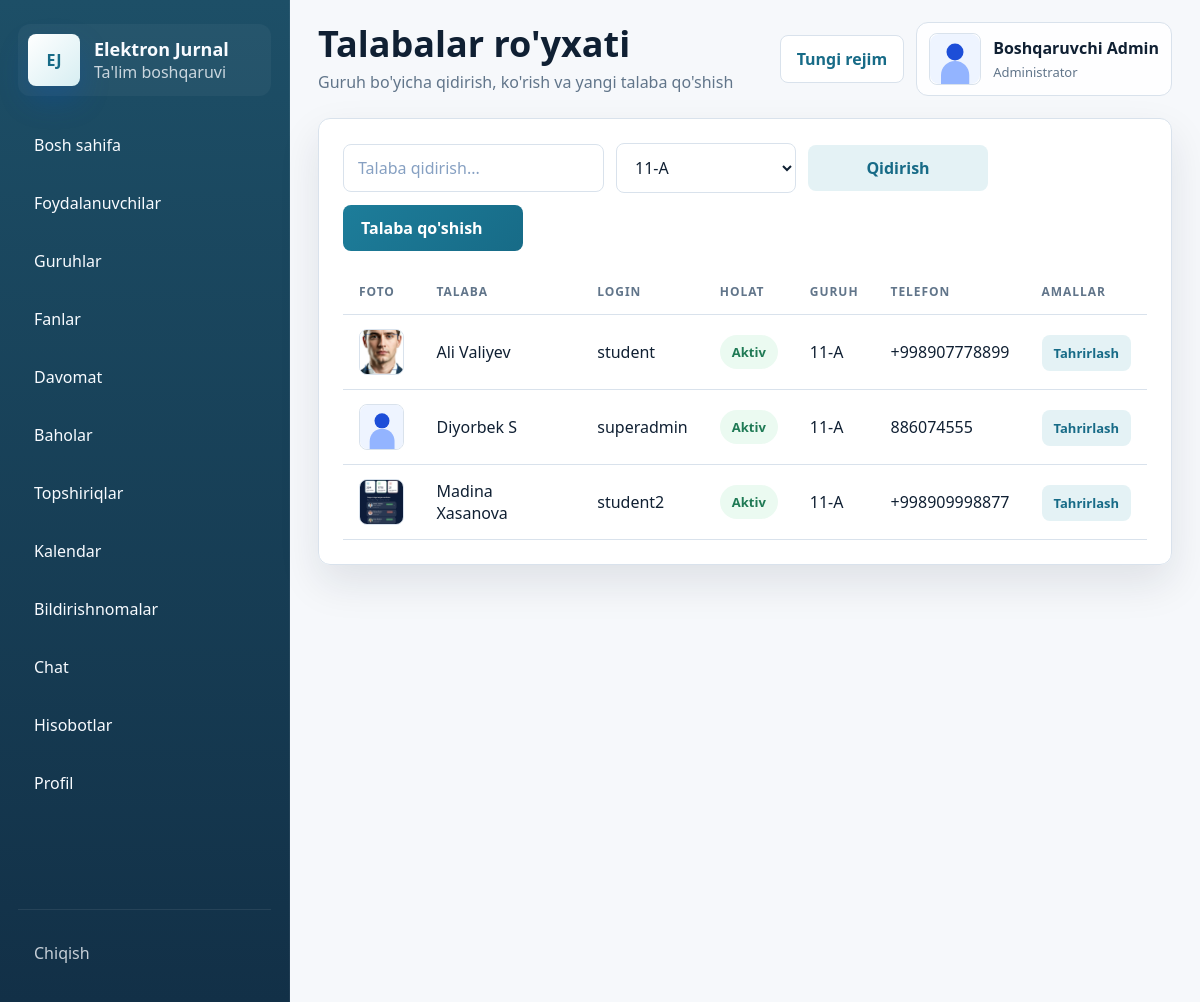
Page /students?group_id=1 (signed in) on the committed database.
### models.py (models this page shows, shortened)
class TimestampMixin:
    created_at = db.Column(db.DateTime, default=datetime.utcnow, nullable=False)

class User(UserMixin, TimestampMixin, db.Model):
    __tablename__ = "users"
    id = db.Column(db.Integer, primary_key=True)
    full_name = db.Column(db.String(150), nullable=False)
    username = db.Column(db.String(80), unique=True, nullable=False, index=True)
    password_hash = db.Column(db.String(255), nullable=False)
    role = db.Column(db.String(20), nullable=False, index=True)
    phone = db.Column(db.String(30))
    email = db.Column(db.String(120))
    image_path = db.Column(db.String(255))
    is_active = db.Column(db.Boolean, default=True, nullable=False)
    can_change_credentials = db.Column(db.Boolean, default=True, nullable=False)
    taught_subjects = db.relationship("Subject", back_populates="teacher", lazy="dynamic")
    student_group = db.relationship("StudentGroup", back_populates="student", uselist=False, cascade="all, delete-orphan")
    attendance_records = db.relationship("Attendance", back_populates="student", lazy="dynamic", foreign_keys="Attendance.student_id")
    grade_records = db.relationship("Grade", back_populates="student", lazy="dynamic", foreign_keys="Grade.student_id")
    grades_given = db.relationship("Grade", back_populates="teacher", lazy="dynamic", foreign_keys="Grade.teacher_id")
    assignments_created = db.relationship("Assignment", back_populates="teacher", lazy="dynamic", foreign_keys="Assignment.teacher_id")
    activities = db.relationship("ActivityLog", back_populates="user", lazy="dynamic")
    notifications = db.relationship("Notification", back_populates="user", lazy="dynamic", cascade="all, delete-orphan")
    chat_messages = db.relationship(
        "ChatMessage",
        back_populates="sender",
        lazy="dynamic",
        cascade="all, delete-orphan",
        foreign_keys="ChatMessage.sender_id",
    )
    assignment_submissions = db.relationship("AssignmentSubmission", back_populates="student", lazy="dynamic", cascade="all, delete-orphan")
    @property
    def group(self):
        return self.student_group.group if self.student_group else None

class Group(TimestampMixin, db.Model):
    __tablename__ = "groups"
    id = db.Column(db.Integer, primary_key=True)
    name = db.Column(db.String(80), unique=True, nullable=False)
    student_links = db.relationship("StudentGroup", back_populates="group", cascade="all, delete-orphan")
    subject_links = db.relationship("SubjectGroup", back_populates="group", cascade="all, delete-orphan")
    attendance_records = db.relationship("Attendance", back_populates="group", lazy="dynamic")
    assignments = db.relationship("Assignment", back_populates="group", lazy="dynamic")

### app.py (the view)
@app.route("/students")
@login_required
@role_required("admin", "teacher")
def student_list():
    query = User.query.filter_by(role="student")
    search = request.args.get("search", "").strip()
    group_id = request.args.get("group_id", "").strip()
    if current_user.role == "teacher":
        group_ids = [group.id for group in get_teacher_groups(current_user)]
        query = query.join(StudentGroup).filter(StudentGroup.group_id.in_(group_ids) if group_ids else False)
    if search:
        query = query.filter(or_(User.full_name.ilike(f"%{search}%"), User.username.ilike(f"%{search}%")))
    if group_id:
        query = query.join(StudentGroup).filter(StudentGroup.group_id == int(group_id))
    students = query.order_by(User.full_name).all()
    groups = Group.query.order_by(Group.name).all()
    return render_template("users/students.html", students=students, groups=groups, selected_group=group_id, search=search)

### app.py (called while the page is built)
@login_manager.user_loader
def load_user(user_id: str):
    return db.session.get(User, int(user_id))

def role_required(*roles):
    def decorator(view_func):
        @wraps(view_func)
        def wrapped(*args, **kwargs):
            if not current_user.is_authenticated:
                return login_manager.unauthorized()
            if current_user.role not in roles:
                abort(403)
            return view_func(*args, **kwargs)
        return wrapped
    return decorator

def avatar_url(user: User) -> str:
    if user.image_path:
        return url_for("static", filename=f"uploads/{user.image_path}")
    return url_for("static", filename="uploads/default-avatar.svg")

### templates/users/students.html (shortened to what this page needs)
{% extends "base.html" %}
{% block page_title %}Talabalar ro'yxati{% endblock %}
{% block page_subtitle %}Guruh bo'yicha qidirish, ko'rish va yangi talaba qo'shish{% endblock %}
{% block content %}
  <section class="panel-card">
    <form class="toolbar" method="get">
      <input type="text" name="search" placeholder="Talaba qidirish..." value="{{ search }}">
      <select name="group_id">
        {% for group in groups %}
          <option value="{{ group.id }}" {% if selected_group == group.id|string %}selected{% endif %}>{{ group.name }}</option>
        {% endfor %}
      </select>
      <button class="btn btn-secondary" type="submit">Qidirish</button>
      <a class="btn btn-primary" href="{{ url_for('add_user') }}">Talaba qo'shish</a>
    </form>
    <div class="table-wrap">
      <table class="table">
        <thead>
          <tr>
            <th>Foto</th>
            <th>Talaba</th>
              <th>Login</th>
              <th>Holat</th>
              <th>Guruh</th>
              <th>Telefon</th>
            {% if current_user.role in ['admin', 'teacher'] %}
              <th>Amallar</th>
            {% endif %}
          </tr>
        </thead>
        <tbody>
          {% for student in students %}
            <tr>
              <td data-label="Foto"><img class="avatar-table" src="{{ avatar_url(student) }}" alt="{{ student.full_name }}"></td>
              <td data-label="Talaba">{{ student.full_name }}</td>
              <td data-label="Login">{{ student.username }}</td>
              <td data-label="Holat">
                {% if student.is_active %}
                  <span class="status-badge status-present">Aktiv</span>
                {% else %}
                  <span class="status-badge status-absent">Bloklangan</span>
                {% endif %}
              </td>
              <td data-label="Guruh">{{ student.group.name if student.group else '-' }}</td>
              <td data-label="Telefon">{{ student.phone or '-' }}</td>
              {% if current_user.role in ['admin', 'teacher'] %}
                <td data-label="Amallar"><a class="btn btn-secondary btn-sm" href="{{ url_for('edit_user', user_id=student.id) }}">Tahrirlash</a></td>
              {% endif %}
            </tr>
          {% else %}
            <tr><td colspan="{% if current_user.role in ['admin', 'teacher'] %}7{% else %}6{% endif %}">Talabalar topilmadi.</td></tr>
          {% endfor %}
        </tbody>
      </table>
    </div>
  </section>
{% endblock %}

### templates/base.html (shortened to what this page needs)
<!DOCTYPE html>
<html lang="uz">
<head>
  <link rel="stylesheet" href="{{ url_for('static', filename='css/style.css') }}">
</head>
<body>
  {% if current_user.is_authenticated %}
    <div class="app-shell">
      <aside class="sidebar" id="sidebar">
        <a class="brand" href="{{ url_for('dashboard_router') }}">
          <div class="brand-logo">EJ</div>
          <div>
            <strong>Elektron Jurnal</strong>
            <span>Ta'lim boshqaruvi</span>
          </div>
        </a>
        <nav class="sidebar-nav">
          {% for endpoint, label in nav_items %}
            <a href="{{ url_for(endpoint) }}" class="{% if request.endpoint == endpoint %}active{% endif %}">
              <span>{{ label }}</span>
            </a>
          {% endfor %}
        </nav>
        <div class="sidebar-footer">
          <a href="{{ url_for('logout') }}" class="logout-link">Chiqish</a>
        </div>
      </aside>
      <div class="main-area">
        <header class="topbar">
          <div class="topbar-title">
            <h1>{% block page_title %}Elektron Jurnal Tizimi{% endblock %}</h1>
            <p>{% block page_subtitle %}Akademik boshqaruv paneli{% endblock %}</p>
          </div>
          <div class="topbar-actions">
            <button class="theme-toggle" type="button" data-theme-toggle>Rejim</button>
            <div class="topbar-user">
              <img src="{{ avatar_url(current_user) }}" alt="Avatar" class="avatar">
              <div>
                <strong>{{ current_user.full_name }}</strong>
                <span>{{ role_labels.get(current_user.role, current_user.role) }}</span>
              </div>
            </div>
          </div>
        </header>
        <main class="page-content">
          {% block content %}{% endblock %}
        </main>
      </div>
    </div>
  {% endif %}
</body>
</html>

### rows in the picture
User: full_name "Boshqaruvchi Admin", get "Administrator"
User: image_path (picture), full_name "Ali Valiyev", username "student", is_active "Aktiv", group "11-A", phone "+998907778899"
User: shows a picture, full_name "Diyorbek S", username "superadmin", is_active "Aktiv", group "11-A", phone "886074555"
User: image_path (picture), full_name "Madina Xasanova", username "student2", is_active "Aktiv", group "11-A", phone "+998909998877"

### other values in the picture
{{ label }} "Bosh sahifa" "Foydalanuvchilar" "Guruhlar" "Fanlar" "Davomat" "Baholar" "Topshiriqlar" "Kalendar" "Bildirishnomalar" "Chat" "Hisobotlar" "Profil"
form field group_id "11-A"
